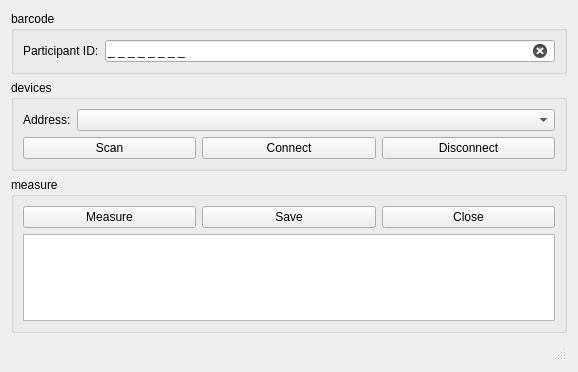
<?xml version="1.0" encoding="UTF-8"?>
<ui version="4.0">
 <class>CypressFrame</class>
 <widget class="QFrame" name="CypressFrame">
  <property name="geometry">
   <rect>
    <x>0</x>
    <y>0</y>
    <width>578</width>
    <height>372</height>
   </rect>
  </property>
  <property name="windowTitle">
   <string>Temperature Measurement</string>
  </property>
  <layout class="QVBoxLayout" name="verticalLayout_2">
   <item>
    <widget class="QGroupBox" name="idGroupBox">
     <property name="sizePolicy">
      <sizepolicy hsizetype="Preferred" vsizetype="Preferred">
       <horstretch>0</horstretch>
       <verstretch>0</verstretch>
      </sizepolicy>
     </property>
     <property name="title">
      <string>barcode</string>
     </property>
     <layout class="QHBoxLayout" name="horizontalLayout">
      <item>
       <widget class="QLabel" name="iDlabel">
        <property name="text">
         <string>Participant ID:</string>
        </property>
        <property name="buddy">
         <cstring>barcodeLineEdit</cstring>
        </property>
       </widget>
      </item>
      <item>
       <widget class="QLineEdit" name="barcodeLineEdit">
        <property name="inputMask">
         <string>0 0 0 0 0 0 0 0;_</string>
        </property>
        <property name="text">
         <string>       </string>
        </property>
        <property name="maxLength">
         <number>15</number>
        </property>
        <property name="cursorPosition">
         <number>15</number>
        </property>
        <property name="clearButtonEnabled">
         <bool>true</bool>
        </property>
       </widget>
      </item>
     </layout>
    </widget>
   </item>
   <item>
    <widget class="QGroupBox" name="devicesGroupBox">
     <property name="title">
      <string>devices</string>
     </property>
     <layout class="QVBoxLayout" name="verticalLayout">
      <item>
       <layout class="QHBoxLayout" name="horizontalLayout_3">
        <item>
         <widget class="QLabel" name="macLabel">
          <property name="text">
           <string>Address:</string>
          </property>
         </widget>
        </item>
        <item>
         <widget class="QComboBox" name="deviceComboBox">
          <property name="sizePolicy">
           <sizepolicy hsizetype="Preferred" vsizetype="Fixed">
            <horstretch>1</horstretch>
            <verstretch>0</verstretch>
           </sizepolicy>
          </property>
         </widget>
        </item>
       </layout>
      </item>
      <item>
       <layout class="QHBoxLayout" name="horizontalLayout_2">
        <item>
         <widget class="QPushButton" name="scanButton">
          <property name="text">
           <string>Scan</string>
          </property>
         </widget>
        </item>
        <item>
         <widget class="QPushButton" name="connectButton">
          <property name="text">
           <string>Connect</string>
          </property>
         </widget>
        </item>
        <item>
         <widget class="QPushButton" name="disconnectButton">
          <property name="text">
           <string>Disconnect</string>
          </property>
         </widget>
        </item>
       </layout>
      </item>
     </layout>
    </widget>
   </item>
   <item>
    <widget class="QGroupBox" name="measureGroupBox">
     <property name="sizePolicy">
      <sizepolicy hsizetype="Preferred" vsizetype="Preferred">
       <horstretch>0</horstretch>
       <verstretch>0</verstretch>
      </sizepolicy>
     </property>
     <property name="title">
      <string>measure</string>
     </property>
     <layout class="QVBoxLayout" name="verticalLayout_3" stretch="0,0">
      <item>
       <layout class="QHBoxLayout" name="horizontalLayout_4">
        <item>
         <widget class="QPushButton" name="measureButton">
          <property name="text">
           <string>Measure</string>
          </property>
         </widget>
        </item>
        <item>
         <widget class="QPushButton" name="saveButton">
          <property name="sizePolicy">
           <sizepolicy hsizetype="Minimum" vsizetype="Fixed">
            <horstretch>0</horstretch>
            <verstretch>0</verstretch>
           </sizepolicy>
          </property>
          <property name="text">
           <string>Save</string>
          </property>
         </widget>
        </item>
        <item>
         <widget class="QPushButton" name="closeButton">
          <property name="text">
           <string>Close</string>
          </property>
         </widget>
        </item>
       </layout>
      </item>
      <item>
       <widget class="QTableView" name="testdataTableView"/>
      </item>
     </layout>
    </widget>
   </item>
   <item>
    <widget class="QStatusBar" name="statusBar"/>
   </item>
  </layout>
 </widget>
 <resources/>
 <connections/>
</ui>
